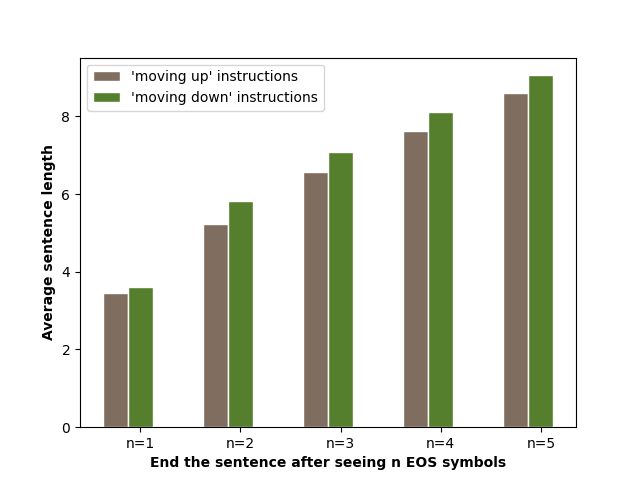

The Python source for this figure:
import numpy as np
import matplotlib.pyplot as plt

ups = []
downs = []


for i in range(5):
    d = dict()
    l = dict()
    allow_eos_before_clipping = i
    with open("./out.txt", 'r') as f:

        for line in f:
            eos_count = 0
            action = int(line.split("]")[0][1])
            sentence = line.split("]")[1].strip()
            length = 0
            if action not in d.keys():
                d[action] = []
            if action not in l.keys():
                l[action] = 0
            d[action].append(sentence)
            count = 0
            for w in sentence.split():
                count += 1
                if w == "<eos>":
                    if eos_count == allow_eos_before_clipping:
                        break
                    eos_count += 1

            l[action] += count
    ups.append((l[2] + l[4]) / (len(d[2]) + len(d[4])))
    downs.append((l[3] + l[5]) / (len(d[3]) + len(d[5])))

print(ups)
print(downs)

# set width of bar
barWidth = 0.25

# Set position of bar on X axis
r1 = np.arange(len(ups))
r2 = [x + barWidth for x in r1]

# plt.title('Average instruction length by different clipping threshold')

# Make the plot
plt.bar(r1, ups, color='#7f6d5f', width=barWidth, edgecolor='white', label="'moving up' instructions")
plt.bar(r2, downs, color='#557f2d', width=barWidth, edgecolor='white', label="'moving down' instructions")

# Add xticks on the middle of the group bars
plt.xlabel('End the sentence after seeing n EOS symbols', fontweight='bold')
plt.ylabel('Average sentence length', fontweight='bold')
plt.xticks([r + barWidth for r in range(len(ups))], ['n=1', 'n=2', 'n=3', 'n=4', 'n=5'])

# Create legend & Show graphic
plt.legend()
plt.savefig("./lengths.png")
